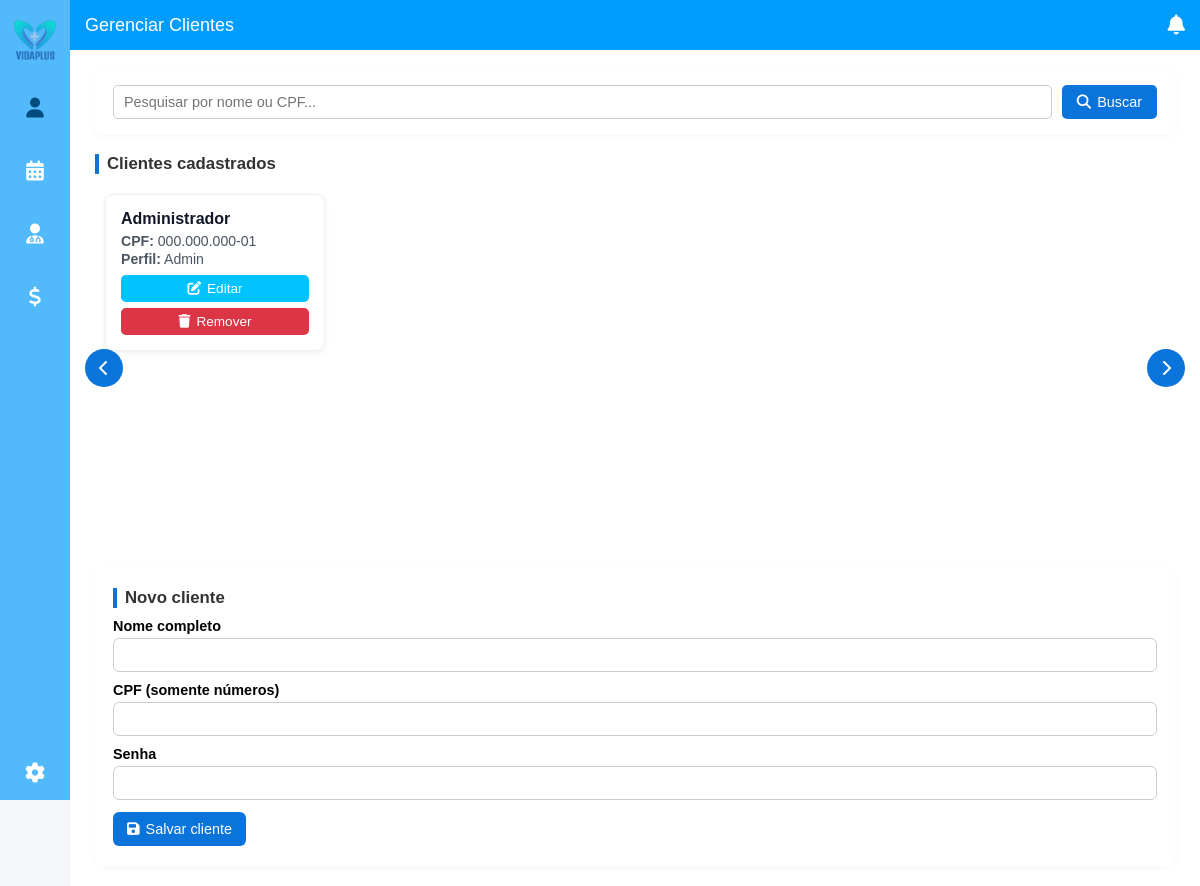
Before: /clientesadmin with the older database file.
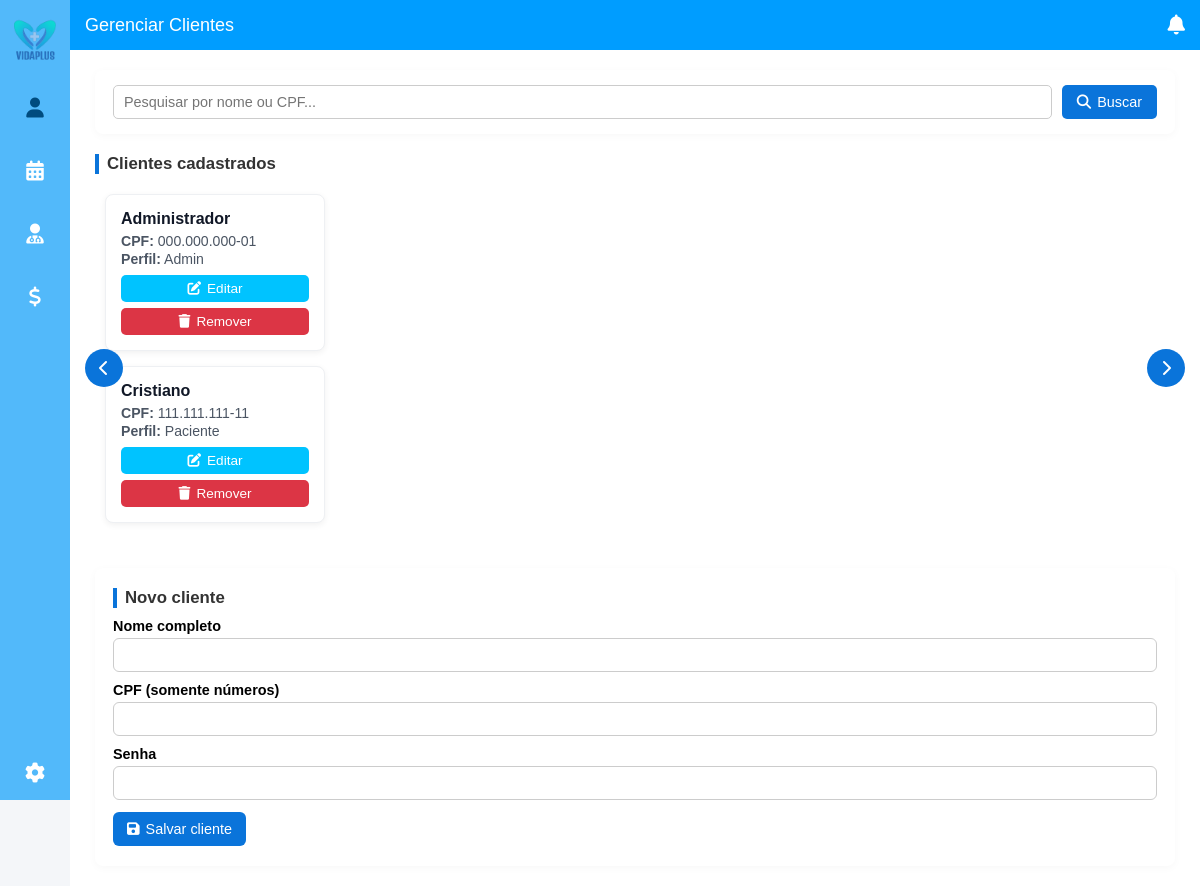
After: the same page with the newer database file.
### tables this page shows
CREATE TABLE usuarios (
            id    INTEGER PRIMARY KEY AUTOINCREMENT,
            CPF   TEXT UNIQUE NOT NULL,
            nome  TEXT NOT NULL,
            senha TEXT NOT NULL,
            tipo  TEXT NOT NULL,  -- admin, medico, paciente
            cargo TEXT            -- especialidade do médico (ou NULL)
        );

### app.py (the view, shortened to what this page needs)
@app.route("/clientesadmin")
def clientesadmin():
    db = get_db()
    busca = (request.args.get("busca") or "").strip().lower()
    cur = db.execute("SELECT CPF, nome, senha, tipo, cargo FROM usuarios")
    usuarios = [dict(r) for r in cur.fetchall()]
    usuarios = [
        u for u in usuarios if u.get("tipo") in (TIPO_ADMIN, TIPO_PACIENTE)
    ]
    for u in usuarios:
        u["CPF"] = formatar_cpf(u.get("CPF", ""))
        u["nome"] = (u.get("nome") or "").title()
        u["tipo"] = (u.get("tipo") or "").title()
    return render_template("clientesadmin.html", usuarios=usuarios)

### app.py (called while the page is built)
def get_db():
    if "db" not in g:
        g.db = sqlite3.connect(DATABASE)
        g.db.row_factory = sqlite3.Row
    return g.db

def normalizar_cpf(cpf: str) -> str:
    return "".join(filter(str.isdigit, cpf or ""))

def formatar_cpf(cpf: str) -> str:
    cpf_limpo = normalizar_cpf(cpf)
    if len(cpf_limpo) == 11:
        return f"{cpf_limpo[:3]}.{cpf_limpo[3:6]}.{cpf_limpo[6:9]}-{cpf_limpo[9:]}"
    return cpf or ""

### templates/clientesadmin.html (shortened to what this page needs)
<!DOCTYPE html>
<html lang="pt-BR">
<head>
  <link rel="stylesheet" href="{{ url_for('static', filename='styledash.css') }}">
  <link rel="stylesheet" href="https://cdnjs.cloudflare.com/ajax/libs/font-awesome/6.4.0/css/all.min.css">
</head>
<body>
  <aside class="sidebar">
    <div class="logo">
      <img src="{{ url_for('static', filename='img/logo.png') }}" alt="Logo VidaPlus">
    </div>
    <nav class="menu">
      <a href="{{ url_for('clientesadmin') }}" class="active"><i class="fas fa-user"></i></a>
      <a href="{{ url_for('agendaadmin') }}"><i class="fas fa-calendar-alt"></i></a>
      <a href="{{ url_for('medicosadmin') }}"><i class="fas fa-user-md"></i></a>
      <a href="#"><i class="fas fa-dollar-sign"></i></a>
      <div class="config">
        <a href="#"><i class="fas fa-cog"></i></a>
      </div>
    </nav>
  </aside>
  <main class="main-content">
    <header class="topbar">
      <h2>Gerenciar Clientes</h2>
      <div class="icons">
        <i class="fas fa-bell"></i>
      </div>
    </header>
    <section class="content">
      <div class="search-box">
        <form method="GET" action="{{ url_for('clientesadmin') }}">
          <input
            type="text"
            name="busca"
            placeholder="Pesquisar por nome ou CPF..."
            value="{{ request.args.get('busca', '') }}"
          >
          <button type="submit">
            <i class="fas fa-search"></i> Buscar
          </button>
        </form>
      </div>
      <div class="clientes-section">
        <h3>Clientes cadastrados</h3>
        <button class="scroll-btn left" type="button" onclick="scrollClientes(-1)">
          <i class="fas fa-chevron-left"></i>
        </button>
        <div class="clientes-container" id="clientesContainer">
          {% if usuarios %}
            <div class="clientes-grid">
              {% for u in usuarios %}
              <div class="cliente-card">
                <h4>{{ u.nome }}</h4>
                <p><strong>CPF:</strong> {{ u.CPF }}</p>
                <p><strong>Perfil:</strong> {{ u.tipo }}</p>
                <button
                  type="button"
                  class="btn-edit"
                  onclick="abrirEdicao(
                    '{{ u.CPF }}',
                    '{{ u.nome }}',
                    '{{ u.tipo }}',
                    '{{ u.cargo|default('') }}'
                  )"
                >
                  <i class="fas fa-edit"></i> Editar
                </button>
                <form
                  action="{{ url_for('remover_cliente') }}"
                  method="POST"
                  onsubmit="return confirm('Deseja remover este cliente?')"
                >
                  <button type="submit" class="btn-remove">
                    <i class="fas fa-trash"></i> Remover
                  </button>
                </form>
              </div>
              {% endfor %}
            </div>
          {% else %}
            <p>Nenhum usuário encontrado.</p>
          {% endif %}
        </div>
        <button class="scroll-btn right" type="button" onclick="scrollClientes(1)">
          <i class="fas fa-chevron-right"></i>
        </button>
      </div>
      <div class="new-client">
        <h3>Novo cliente</h3>
        <form action="{{ url_for('novo_cliente') }}" method="POST">
          <label for="nome">Nome completo</label>
          <input type="text" id="nome" name="nome" required>
          <label for="cpf_novo">CPF (somente números)</label>
          <input type="text" id="cpf_novo" name="CPF" maxlength="11" required>
          <label for="senha">Senha</label>
          <input type="password" id="senha" name="senha" required>
          <button type="submit">
            <i class="fas fa-save"></i> Salvar cliente
          </button>
        </form>
      </div>
    </section>
  </main>
</body>
</html>

### static/styledash.css (style rules this page uses)
* { margin: 0; padding: 0; box-sizing: border-box; font-family: Arial, sans-serif; }
body { display: flex; min-height: 100vh; overflow-y: auto; overflow-x: hidden; background-color: #f5f7fb; }
.sidebar { width: 70px; background-color: #52b9fa; display: flex; flex-direction: column; align-items: center; padding: 15px 0; position: fixed; top: 0; left: 0; height: 100vh; z-index: 100; }
.sidebar .logo { margin-bottom: 18px; }
.sidebar .logo img { width: 50px; height: auto; }
.sidebar .menu { display: flex; flex-direction: column; align-items: center; gap: 20px; justify-content: space-between; height: 100%; }
.sidebar .config { margin-top: auto; }
.sidebar .menu a, .sidebar .config a { color: #fff; font-size: 20px; margin: 10px 0; transition: color 0.2s, transform 0.1s; }
.sidebar .menu a.active { color: #004c7f; }
.main-content { flex: 1; display: flex; flex-direction: column; background-color: #ffffff; overflow-y: auto; margin-left: 70px; }
.topbar { height: 50px; background-color: #009dff; display: flex; align-items: center; justify-content: space-between; padding: 0 15px; color: #fff; }
.topbar h2 { font-size: 18px; font-weight: normal; }
.icons i { color: white; font-size: 20px; cursor: pointer; }
.content { flex: 1; padding: 30px 40px; background-color: #ffffff; }
.content p { font-size: 15px; color: #555; }

### templates/clientesadmin.html (style rules this page uses)
body { background-color: #f4f6f9; font-family: Arial, sans-serif; }
.content { padding: 20px 25px; }
.search-box { margin-bottom: 20px; background: #fff; padding: 15px 18px; border-radius: 8px; box-shadow: 0 2px 8px rgba(0,0,0,0.03); }
.search-box form { display: flex; gap: 10px; flex-wrap: wrap; }
.search-box input { flex: 1; min-width: 220px; padding: 8px 10px; border: 1px solid #ccc; border-radius: 5px; font-size: 0.9rem; }
.search-box button { padding: 8px 15px; border: none; background-color: #0a74da; color: white; border-radius: 5px; cursor: pointer; font-size: 0.9rem; display: inline-flex; align-items: center; gap: 6px; }
.clientes-section { position: relative; margin-bottom: 25px; }
.clientes-section h3 { margin-bottom: 10px; color: #333; border-left: 4px solid #0a74da; padding-left: 8px; font-size: 1.05rem; }
.scroll-btn { background-color: #0a74da; color: white; border: none; border-radius: 50%; width: 38px; height: 38px; cursor: pointer; font-size: 16px; position: absolute; top: 55%; transform: translateY(-50%); z-index: 2; transition: background 0.2s; display: flex; align-items: center; justify-content: center; }
.scroll-btn.left { left: -10px; }
.scroll-btn.right { right: -10px; }
.clientes-container { overflow-x: hidden; padding-bottom: 10px; margin-top: 10px; width: 100%; }
.clientes-grid { display: grid; grid-template-columns: repeat(auto-fill, minmax(220px, 1fr)); grid-template-rows: repeat(2, 1fr); grid-auto-flow: column; gap: 15px; overflow-x: auto; scroll-behavior: smooth; padding: 10px; }
.cliente-card { background: white; border-radius: 8px; padding: 15px; box-shadow: 0 2px 6px rgba(0,0,0,0.06); width: 220px; text-align: left; transition: transform 0.15s; border: 1px solid #eef0f3; }
.cliente-card h4 { margin: 0 0 5px; font-size: 1rem; color: #111827; }
.cliente-card p { margin: 2px 0; font-size: 0.88rem; color: #4b5563; }
.btn-edit, .btn-remove { border: none; border-radius: 5px; padding: 6px 10px; cursor: pointer; font-size: 0.85rem; margin-top: 6px; width: 100%; display: inline-flex; align-items: center; justify-content: center; gap: 6px; transition: background-color 0.18s; }
.btn-edit { background-color: rgb(0, 195, 255); color: white; }
.btn-remove { background-color: #dc3545; color: white; }
.new-client { margin-top: 10px; background-color: #fff; padding: 20px 18px; border-radius: 8px; box-shadow: 0 2px 8px rgba(0,0,0,0.03); }
.new-client h3 { margin: 0 0 10px; color: #333; border-left: 4px solid #0a74da; padding-left: 8px; font-size: 1.05rem; }
.new-client label { display: block; margin-top: 10px; margin-bottom: 4px; font-size: 0.9rem; font-weight: 600; }
.new-client input { width: 100%; padding: 8px 10px; border-radius: 6px; border: 1px solid #ccc; box-sizing: border-box; font-size: 0.9rem; }
.new-client button { margin-top: 12px; background-color: #0a74da; color: white; border: none; border-radius: 6px; padding: 9px 14px; cursor: pointer; font-size: 0.9rem; display: inline-flex; align-items: center; gap: 6px; }

Changed rows visible on the page:
added usuarios: nome "Cristiano", CPF "111.111.111-11", tipo "Paciente"
